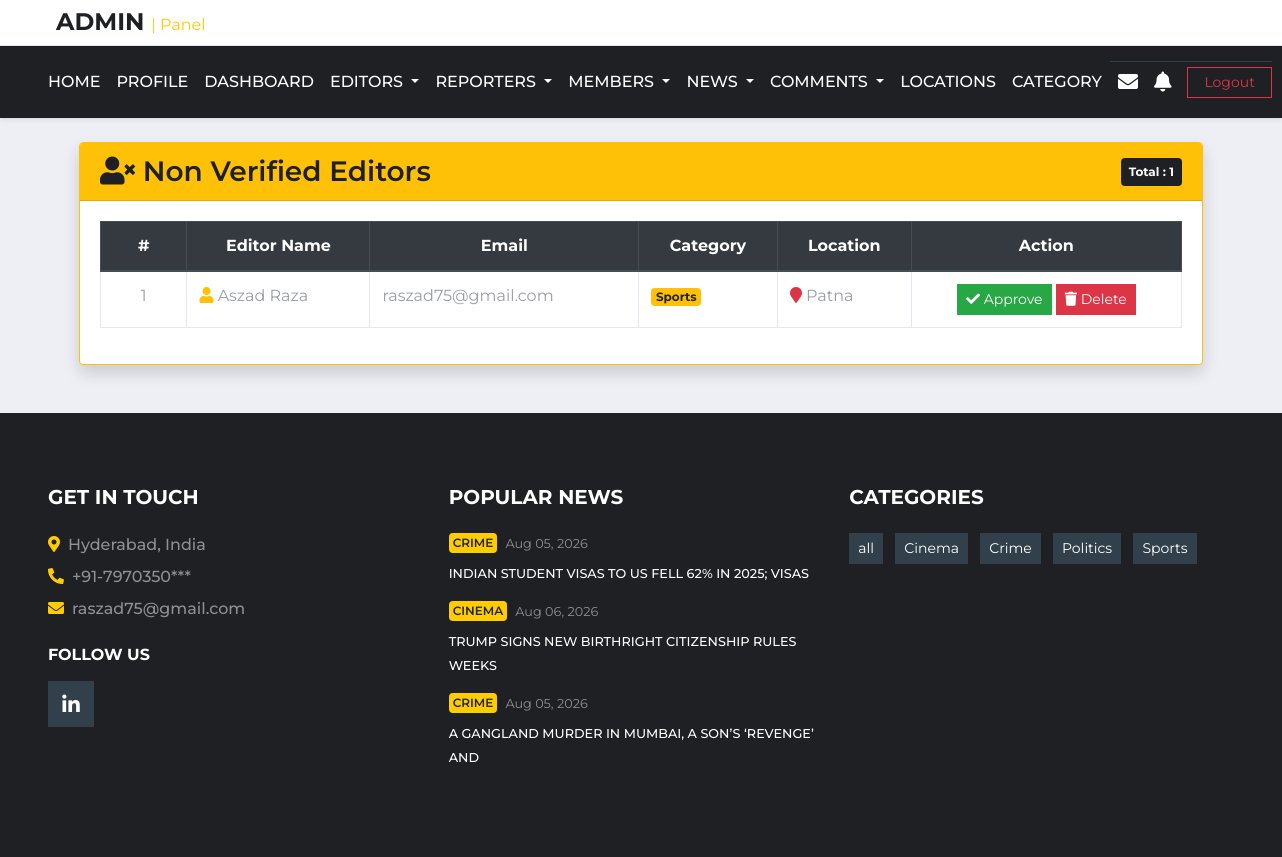
/nve.php (signed in), run on the app's committed database.
### tables this page shows
CREATE TABLE `user_details` (
  `uid` int(5) NOT NULL,
  `name` text NOT NULL,
  `mobile` varchar(10) NOT NULL,
  `email` varchar(50) NOT NULL,
  `password` varchar(10) NOT NULL,
  `role` text NOT NULL,
  `photo` varchar(50) NOT NULL,
  `cat_id` int(5) NOT NULL,
  `loc_id` int(5) NOT NULL,
  `is_verified` int(5) NOT NULL DEFAULT 0,
  `is_deleted` int(5) NOT NULL DEFAULT 0
);

CREATE TABLE `category` (
  `cat_id` int(5) NOT NULL,
  `category` text NOT NULL,
  `is_delete` tinyint(1) NOT NULL DEFAULT 0
);

CREATE TABLE `location` (
  `loc_id` int(5) NOT NULL,
  `location` text NOT NULL,
  `is_delete` tinyint(1) NOT NULL DEFAULT 0
);

CREATE TABLE `news_table` (
  `nid` int(5) NOT NULL,
  `heading` varchar(50) NOT NULL,
  `n_category_id` int(5) NOT NULL,
  `n_location_id` int(5) NOT NULL,
  `description` varchar(5000) NOT NULL,
  `reporter_id` int(5) NOT NULL,
  `editor_id` int(11) NOT NULL,
  `news_image` varchar(50) NOT NULL,
  `posted_date` timestamp NOT NULL DEFAULT current_timestamp(),
  `views` int(5) NOT NULL,
  `is_delete` int(5) NOT NULL DEFAULT 0,
  `is_publish` int(5) NOT NULL DEFAULT 0,
  `is_breaking` int(5) NOT NULL DEFAULT 0,
  `scheduled_publish_at` datetime DEFAULT NULL,
  `is_scheduled` tinyint(1) NOT NULL DEFAULT 0
);

### nve.php (the view, shortened to what this page needs)
<?php
include "admin_header.php";
$sql2 = "SELECT u.uid,u.name,u.email,u.cat_id,u.loc_id,
         c.category AS category_name,
         l.location AS location_name
         FROM user_details u
         LEFT JOIN category c ON u.cat_id=c.cat_id
         LEFT JOIN location l ON u.loc_id=l.loc_id
         WHERE u.role='editor'
         AND u.is_verified=0
         AND u.is_deleted=0";
$result2 = mysqli_query($conn, $sql2);
?>
<div class="container mt-4">
    <div class="card shadow border-warning">
        <div class="card-header bg-warning">
            <div class="d-flex justify-content-between align-items-center">
                <h3 class="mb-0 text-dark">
                    <i class="fa fa-user-times"></i>
                    Non Verified Editors
                </h3>
                <span class="badge badge-dark p-2">
                    Total :
                    <?php echo mysqli_num_rows($result2); ?>
                </span>
            </div>
        </div>
        <div class="card-body">
            <div class="table-responsive">
                <table class="table table-bordered table-hover">
                    <thead class="thead-dark">
                        <tr class="text-center">
                            <th width="8%">#</th>
                            <th>Editor Name</th>
                            <th>Email</th>
                            <th>Category</th>
                            <th>Location</th>
                            <th width="25%">Action</th>
                        </tr>
                    </thead>
                    <tbody>
                        <?php
                        $i = 1;
                        foreach ($result2 as $row) {
                        ?>
                            <tr>
                                <td class="text-center">
                                    <?php echo $i++; ?>
                                </td>
                                <td>
                                    <i class="fa fa-user text-warning"></i>
                                    <?php echo $row['name']; ?>
                                </td>
                                <td>
                                    <?php echo $row['email']; ?>
                                </td>
                                <td>
                                    <span class="badge badge-warning">
                                        <?php echo $row['category_name']; ?>
                                    </span>
                                </td>
                                <td>
                                    <i class="fa fa-map-marker text-danger"></i>
                                    <?php echo $row['location_name']; ?>
                                </td>
                                <td class="text-center">
                                    <a href="db.php?apreditor=<?php echo $row['uid']; ?>"
                                        class="btn btn-success btn-sm">
                                        <i class="fa fa-check"></i>
                                        Approve
                                    </a>
                                    <a href="db.php?deleditor=<?php echo $row['uid']; ?>"
                                        class="btn btn-danger btn-sm"
                                        onclick="return confirm('Delete this editor?')">
                                        <i class="fa fa-trash"></i>
                                        Delete
                                    </a>
                                </td>
                            </tr>
                        <?php
                        }
                        ?>
                    </tbody>
                </table>
            </div>
        </div>
    </div>
</div>
<?php
include "footer.php";
?>

### footer.php (shortened to what this page needs)
<?php
$conn = mysqli_connect("localhost", "root", "", "news");
?>
<footer class="container-fluid bg-dark text-white-50 pt-5 px-sm-3 px-md-5 mt-5">
    <div class="row py-4">
        <div class="col-lg-4 col-md-6 mb-5">
            <h5 class="mb-4 text-white text-uppercase font-weight-bold">Get In Touch</h5>
            <p class="font-weight-medium mb-2">
                <i class="fa fa-map-marker-alt mr-2 text-primary"></i>Hyderabad, India
            </p>
            <p class="font-weight-medium mb-2">
                <i class="fa fa-phone-alt mr-2 text-primary"></i>+91-7970350***
            </p>
            <p class="font-weight-medium mb-4">
                <i class="fa fa-envelope mr-2 text-primary"></i>raszad75@gmail.com
            </p>
            <h6 class="mt-4 mb-3 text-white text-uppercase font-weight-bold">Follow Us</h6>
            <div class="d-flex justify-content-start">
                <a class="btn btn-lg btn-secondary btn-lg-square mr-2 text-white"
                    href="https://www.linkedin.com/in/aszad-raza"
                    target="_blank">
                    <i class="fab fa-linkedin-in"></i>
                </a>
            </div>
        </div>
        <?php
        $popular_sql = " SELECT n.nid, n.heading, n.posted_date, c.category,
        COUNT(l.like_id) AS total_likes FROM news_table n
        LEFT JOIN category c ON n.n_category_id = c.cat_id LEFT JOIN `likes` l ON n.nid = l.news_id
        WHERE n.is_publish = 1 AND n.is_delete = 0 GROUP BY  n.nid, n.heading, n.posted_date, c.category
        ORDER BY total_likes DESC LIMIT 3
";
        $popular_result = mysqli_query($conn, $popular_sql);
        ?>
        <div class="col-lg-4 col-md-6 mb-5">
            <h5 class="mb-4 text-white text-uppercase font-weight-bold">
                Popular News
            </h5>
            <?php foreach ($popular_result as $popular) { ?>
                <div class="mb-3">
                    <div class="mb-2 d-flex align-items-center">
                        <a class="badge badge-primary text-uppercase font-weight-semi-bold p-1 mr-2"
                            href="index.php?catcat=<?php echo urlencode($popular['category']); ?>">
                            <?php echo $popular['category']; ?>
                        </a>
                        <a class="text-white-50 small" href="#">
                            <?php echo date("M d, Y", strtotime($popular['posted_date'])); ?>
                        </a>
                    </div>
                    <a class="small text-light text-uppercase font-weight-medium text-decoration-none"
                        href="db.php?singlenews2=<?php echo $popular['nid']; ?>">
                        <?php echo $popular['heading']; ?>
                    </a>
                </div>
            <?php } ?>
        </div>
        <?php
        $category_sql = "SELECT * FROM category ORDER BY category ASC";
        $category_result = mysqli_query($conn, $category_sql);
        ?>
        <div class="col-lg-4 col-md-6 mb-5">
            <h5 class="mb-4 text-white text-uppercase font-weight-bold">Categories</h5>
            <div class="m-n1">
                <?php
                foreach ($category_result as $category) {
                ?>
                    <a href="index.php?catcat=<?php echo urlencode($category['category']); ?>"
                        class="btn btn-sm btn-secondary m-1 text-white">
                        <?php echo $category['category']; ?>
                    </a>
                <?php
                }
                ?>
            </div>
        </div>
    </div>
</footer>
</body>
</html>

### data on the page
user_details: name "Aszad Raza", email "raszad75@gmail.com", cat.category "Sports", loc.location "Patna"
news_table: n_category.category "CRIME", posted_date "Aug 05, 2026", heading "INDIAN STUDENT VISAS TO US FELL 62% IN 2025; VISAS"
news_table: n_category.category "CINEMA", posted_date "Aug 06, 2026", heading "TRUMP SIGNS NEW BIRTHRIGHT CITIZENSHIP RULES WEEKS"
news_table: n_category.category "CRIME", posted_date "Aug 05, 2026", heading "A GANGLAND MURDER IN MUMBAI, A SON’S ‘REVENGE’ AND"
category: category "all"
category: category "Cinema"
category: category "Crime"
category: category "Politics"
category: category "Sports"

### other printed values
mysqli_num_rows($result2) "1"
